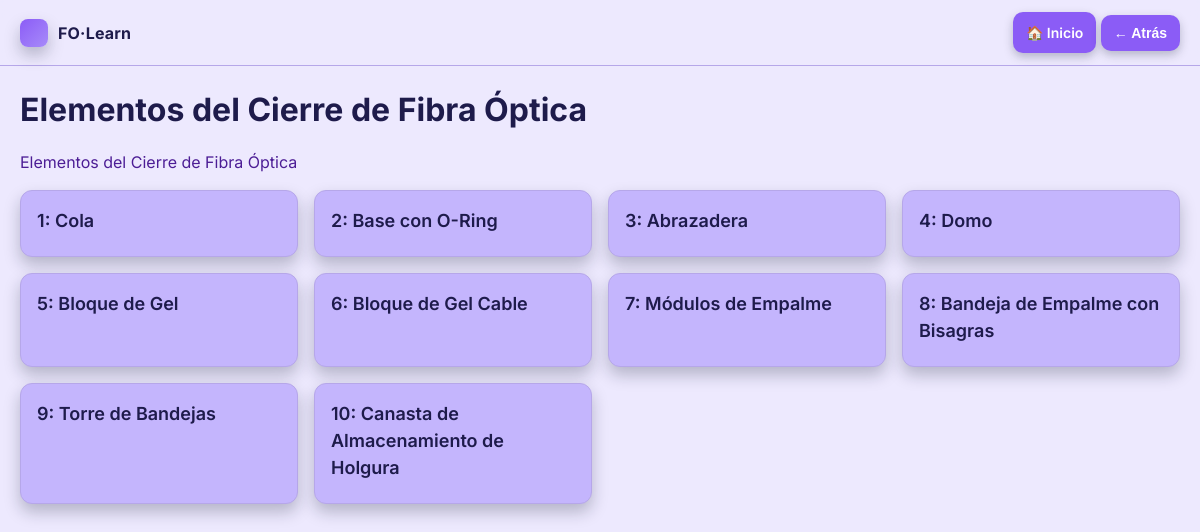
The page /l/elementos-del-cierre-de-fibra-optica/ on the database as committed earlier.
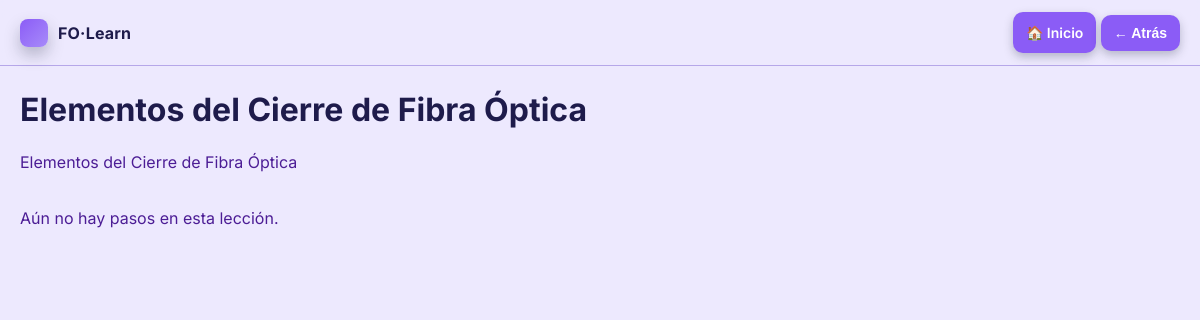
The same page on the database as committed later.
### viewer/models.py (models this page shows, shortened)
class Lesson(models.Model):
    category = models.ForeignKey(Category, on_delete=models.PROTECT, related_name="lessons")
    title = models.CharField(max_length=160)
    slug = models.SlugField(max_length=180, unique=True)
    summary = models.TextField(blank=True)
    order = models.PositiveIntegerField(default=1)
    class Meta:
        ordering = ["order", "id"]

class Step(models.Model):
    lesson = models.ForeignKey(Lesson, on_delete=models.CASCADE, related_name="steps")
    title = models.CharField(max_length=160)
    description = models.TextField(blank=True, default="")
    order = models.PositiveIntegerField(default=1)
    asset = models.ForeignKey(
        Asset3D, on_delete=models.SET_NULL, null=True, blank=True,
        help_text="Modelo 3D asociado a este paso"
    )
    audio = models.FileField(
        upload_to="audio/steps/",
        blank=True, null=True,
        help_text="(Opcional) Para local. En Render usa audio_static_path."
    )
    audio_static_path = models.CharField(
        max_length=255,
        blank=True,
        help_text='Ruta en static. Ej: viewer/audio/paso1.mp3'
    )
    tts_text = models.TextField(blank=True, help_text="(Opcional) Texto para TTS si no subes audio.")
    class Meta:
        ordering = ["order", "id"]
        unique_together = [("lesson", "order")]

### viewer/views.py (the view)
# urls.py: path("l/<slug:slug>/", views.lesson_detail, name="lesson_detail"),
def lesson_detail(request, slug):
    lesson = get_object_or_404(Lesson, slug=slug)
    steps = lesson.steps.select_related("asset").all()
    return render(request, "viewer/lesson_detail.html", {"lesson": lesson, "steps": steps})

### templates/viewer/lesson_detail.html (shortened to what this page needs)
{% extends "base.html" %}
{% block content %}
  <h1>{{ lesson.title }}</h1>
  <p class="muted">{{ lesson.summary }}</p>
  <div class="category-grid">
    {% for s in steps %}
      <a class="category-card" href="{% url 'step_viewer' s.pk %}">
        <h3> {{ s.order }}: {{ s.title }}</h3>
      </a>
    {% empty %}
      <p class="muted">Aún no hay pasos en esta lección.</p>
    {% endfor %}
  </div>
{% endblock %}

### templates/base.html (shortened to what this page needs)
{% load static %}
<!doctype html>
<html lang="es">
<head>
  <link rel="stylesheet" href="{% static 'css/site.css' %}">
</head>
<body>
  <header class="app-header">
    <nav class="nav">
      <a href="{% url 'home' %}" class="brand">
        <div class="logo"></div>
        <span>FO·Learn</span>
      </a>
      <div class="nav-actions">
        <a href="{% url 'home' %}" class="btn-home">🏠 Inicio</a>
        <button class="btn-back" onclick="window.history.back()">← Atrás</button>
      </div>
    </nav>
  </header>
  <main class="container">
    {% block content %}{% endblock %}
  </main>
</body>
</html>

### static/css/site.css (style rules this page uses)
:root { --bg: #EDE9FE; --panel: #C4B5FD; --text: #1E1B4B; --muted: #4C1D95; --brand: #8B5CF6; --brand-light:#A78BFA; --line: #B6A7E9; --radius:12px; --shadow:0 8px 16px rgba(15,23,42,0.25); --font: "Inter", system-ui, -apple-system, Segoe UI, Roboto, "Helvetica Neue", Arial; }
* { box-sizing:border-box }
html,body { height:100% }
body { margin:0; background:var(--bg); color:var(--text); font:16px/1.5 var(--font); }
.app-header { position:sticky; top:0; z-index:100; backdrop-filter:saturate(140%) blur(10px); background: color-mix(in srgb, var(--bg) 90%, transparent); border-bottom:1px solid var(--line); }
.nav { max-width:1200px; margin:0 auto; padding:12px 20px; display:flex; align-items:center; justify-content:space-between; gap:16px; }
.brand { display:flex; align-items:center; gap:10px; text-decoration:none; color:var(--text); }
.brand .logo { width:28px; height:28px; border-radius:8px; background:linear-gradient(135deg, var(--brand), var(--brand-light)); box-shadow: var(--shadow); }
.brand span { font-weight:700; letter-spacing:.2px; }
.container { max-width:1200px; margin:0 auto; padding:20px; }
h1,h2,h3 { margin:0 0 10px 0 }
.muted { color:var(--muted) }
.category-grid { display:grid; gap:16px; grid-template-columns: repeat(auto-fit, minmax(220px, 1fr)); margin-top:16px; }
.btn-back, .btn-home { background: var(--brand); color: #fff; border: none; border-radius: 10px; padding: 10px 13px; cursor: pointer; font-weight: 600; font-size: 14px; transition: background 0.2s, transform 0.1s, box-shadow 0.2s; box-shadow: 0 4px 10px rgba(15,23,42,0.25); text-decoration: none; display: inline-flex; align-items: center; gap: 6px; }

Rows that differ between the two databases and show on the page:
removed Step: order "1", title "Cola"
removed Step: order "2", title "Base con O-Ring"
removed Step: order "3", title "Abrazadera"
removed Step: order "4", title "Domo"
removed Step: order "5", title "Bloque de Gel"
removed Step: order "6", title "Bloque de Gel Cable"
removed Step: order "7", title "Módulos de Empalme"
removed Step: order "8", title "Bandeja de Empalme con Bisagras"
removed Step: order "9", title "Torre de Bandejas"
removed Step: order "10", title "Canasta de Almacenamiento de Holgura"
Other text that changed with them:
text now shown: "Aún no hay pasos en esta lección."
